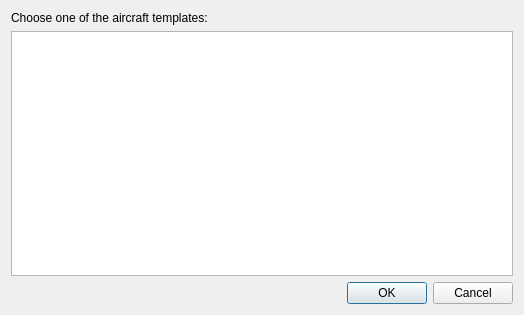
<?xml version="1.0" encoding="UTF-8"?>
<ui version="4.0">
 <class>TIGLViewerNewFileDialog</class>
 <widget class="QDialog" name="TIGLViewerNewFileDialog">
  <property name="geometry">
   <rect>
    <x>0</x>
    <y>0</y>
    <width>524</width>
    <height>315</height>
   </rect>
  </property>
  <property name="windowTitle">
   <string>Dialog</string>
  </property>
  <layout class="QVBoxLayout" name="verticalLayout">
   <item>
    <widget class="QLabel" name="label">
     <property name="maximumSize">
      <size>
       <width>16777215</width>
       <height>16777215</height>
      </size>
     </property>
     <property name="text">
      <string>Choose one of the aircraft templates:</string>
     </property>
    </widget>
   </item>
   <item>
    <widget class="QListView" name="templatesListView">
     <property name="editTriggers">
      <set>QAbstractItemView::NoEditTriggers</set>
     </property>
     <property name="movement">
      <enum>QListView::Static</enum>
     </property>
     <property name="flow">
      <enum>QListView::TopToBottom</enum>
     </property>
     <property name="isWrapping" stdset="0">
      <bool>false</bool>
     </property>
     <property name="resizeMode">
      <enum>QListView::Adjust</enum>
     </property>
     <property name="layoutMode">
      <enum>QListView::SinglePass</enum>
     </property>
     <property name="viewMode">
      <enum>QListView::ListMode</enum>
     </property>
     <property name="modelColumn">
      <number>0</number>
     </property>
     <property name="uniformItemSizes">
      <bool>true</bool>
     </property>
     <property name="wordWrap">
      <bool>false</bool>
     </property>
     <property name="selectionRectVisible">
      <bool>true</bool>
     </property>
    </widget>
   </item>
   <item>
    <widget class="QDialogButtonBox" name="buttonBox">
     <property name="maximumSize">
      <size>
       <width>16777215</width>
       <height>16777215</height>
      </size>
     </property>
     <property name="orientation">
      <enum>Qt::Horizontal</enum>
     </property>
     <property name="standardButtons">
      <set>QDialogButtonBox::Cancel|QDialogButtonBox::Ok</set>
     </property>
    </widget>
   </item>
  </layout>
 </widget>
 <resources/>
 <connections>
  <connection>
   <sender>buttonBox</sender>
   <signal>rejected()</signal>
   <receiver>TIGLViewerNewFileDialog</receiver>
   <slot>reject()</slot>
   <hints>
    <hint type="sourcelabel">
     <x>316</x>
     <y>260</y>
    </hint>
    <hint type="destinationlabel">
     <x>286</x>
     <y>274</y>
    </hint>
   </hints>
  </connection>
  <connection>
   <sender>buttonBox</sender>
   <signal>accepted()</signal>
   <receiver>TIGLViewerNewFileDialog</receiver>
   <slot>accept()</slot>
   <hints>
    <hint type="sourcelabel">
     <x>261</x>
     <y>293</y>
    </hint>
    <hint type="destinationlabel">
     <x>261</x>
     <y>157</y>
    </hint>
   </hints>
  </connection>
 </connections>
</ui>
